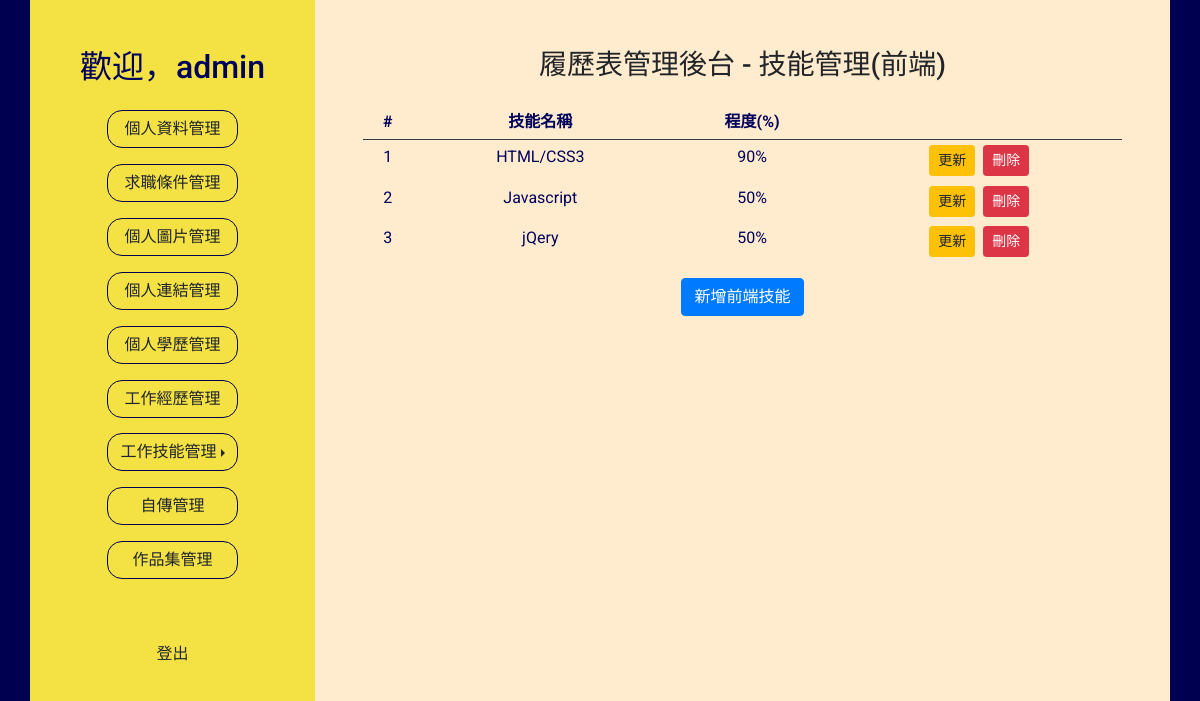
/main.php?do=skill_front (signed in), run on the app's committed database.
### tables this page shows
CREATE TABLE `resume_skillfront` (
  `id` int(10) UNSIGNED NOT NULL,
  `userid` int(10) UNSIGNED NOT NULL,
  `name` varchar(30) NOT NULL,
  `level` varchar(3) NOT NULL
);

### base.php (called while the page is built, shortened)
<?php
class DB{
  private $dsn  = "mysql:host=localhost;charset=utf8;dbname=resume";
  private $root = "root";
  private $password = "";
  private $table = "";
  private $pdo;
  public function __construct($table){
    $this->table = $table;
    $this->pdo = new PDO($this->dsn,$this->root,$this->password);
  }
  public function all(...$arg){
    $sql = "select * from `$this->table`";
    if(!empty($arg[0]) && is_array($arg[0])){
      foreach ($arg[0] as $key => $value){
        $tmp[]= sprintf("`%s`='%s'",$key,$value);
      }
      $sql = $sql . " where " . implode( " && " , $tmp);
    }
    return $this->pdo->query($sql)->fetchAll(PDO::FETCH_ASSOC);
  }
}
?>

### backend/skill_front.php (the view, shortened to what this page needs)
<h3>履歷表管理後台 - 技能管理(前端)</h3>
<table class="table table-sm text-center table-borderless mt-3">
  <thead>
    <tr class="border-bottom border-dark ">
      <th>#</th>
      <th>技能名稱</th>
      <th>程度(%)</th>
      <th></th>
    </tr>
  </thead>
  <tbody>
    <tr>
      <?php
      $db = new DB("resume_skillfront");
      $rows = $db->all(["userid" => $userid]);
      foreach ($rows as $key => $row) {
        echo "<td>" . ($key + 1) . "</td>";
        echo "<td>" . $row['name'] . "</td>";
        echo "<td>" . $row['level'] . "%" . "</td>";
      ?>
        <td>
          <button class="btn btn-warning btn-sm mr-1 ubtn" data-toggle="modal" data-target="#Modal2" id="<?= $row['id'] ?>">更新
          </button><button class="btn btn-danger btn-sm ml-1" onclick="del_front(<?= $row['id'] ?>)">刪除</button>
        </td>
    </tr>
  <?php  }  ?>
  </tbody>
</table>
<button type="button" class="btn btn-primary" data-toggle="modal" data-target="#Modal1">新增前端技能</button>

### css/style.css (style rules this page uses)
body { margin:0; padding:0; font-family: 'Josefin Sans','Noto Sans TC','Caveat','Lobster','Roboto' ,sans-serif; background-color: #000051; overflow: hidden; }
.table { color:#00005c !important; }

### data on the page
resume_skillfront: name "HTML/CSS3", level "90"
resume_skillfront: name "Javascript", level "50"
resume_skillfront: name "jQery", level "50"

### other printed values
$_SESSION['username'] "admin"
